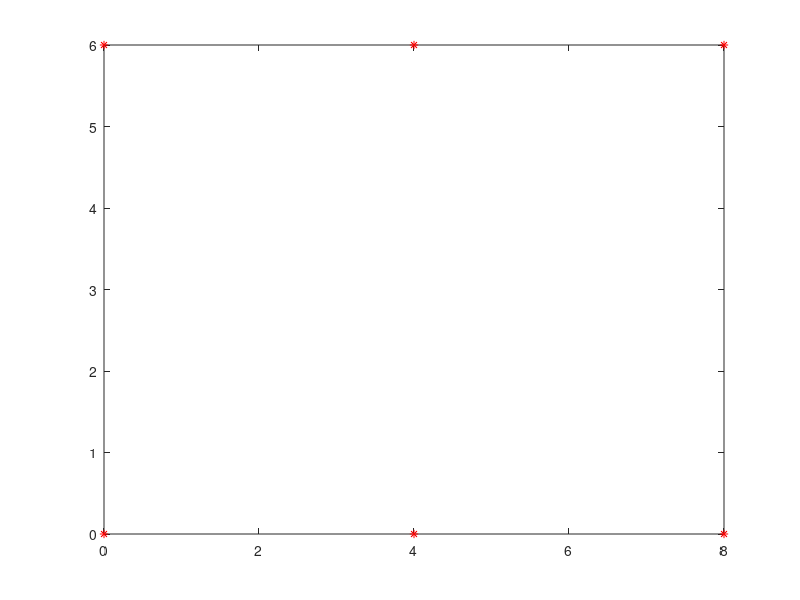

MATLAB code to generate this figure: (Note: this script raises an error after producing the figure.)
% EECS 499 - Homework 3
% Question 1.2
% Author: Krashagi Gupta
% Case ID: kxg360
clear;
clc;

% initialise
%% 1.1
global alpha
global sigmaR
global sigmaPhi
sigmaR = 0.1;
sigmaPhi = 0.09;
alpha = [0.0001, 0.0001, 0.01, 0.0001, 0.0001, 0.0001 ];
Ut = [[1,0.0001]; [1,0.0001];[1,0.0001]; [pi/2, pi/2]; [pi/2, pi/2];[1,0.0001]; [1,0.0001];[1,0.0001]];
Zt = [[2.276, 5.249, 2];[4.321, 5.834, 3];[3.418, 5.869, 3];[3.774, 5.911, 4];
    [2.631, 5.140, 5];[4.770,5.791,6];[3.828, 5.742, 6];[3.153, 5.739, 6]];
m1 = [0, 0];
m2 = [4, 0];
m3 = [8, 0];
m4 = [8, 6];
m5 = [4, 6];
m6 = [0, 6];
map = [m1; m2; m3; m4; m5; m6];
for i = 1:6    
    plot(map(i,1),map(i,2),'r*')
    hold on ;
end

mu0 = [2; 2; 0]; 
zeta0 =  [10^-9 0 0; 0 10^-9 0;0 0 10^-9 ];
c0 = Zt(1,3);

mu_t = [0 ; 0 ; 0];
zeta_t = zeros(3,3);
temp_mu = mu0 ;
temp_zeta  =zeta0 ;
mu_collec = zeros(8, 3);
mu_bar_collec = zeros(8, 3);
zeta_collec = zeros(24, 3);
zeta_bar_collec = zeros(24, 3);

for k = 1: 8    
    [temp_mu ,temp_zeta, mu_t_bar,zeta_t_bar ] = ekf_algo(temp_mu, temp_zeta, Ut(k,:), Zt(k,:), Zt(k,3), map);
    mu_collec(k,:) = temp_mu' ;    
    zeta_collec(1 + 3*(k -1) : 3*k,:)  = temp_zeta ;
    mu_bar_collec(k,:) = mu_t_bar' ;    
    zeta_bar_collec(1 + 3*(k -1) : 3*k,:)  = zeta_t_bar ;
    
end
%  h1 = plot_gaussian_ellipsoid([1 1], [1 0.5; 0.5 1]);
%  h2 = plot_gaussian_ellipsoid([2 1.5], [1 -0.7; -0.7 1]);
%  h3 = plot_gaussian_ellipsoid([0 0], [1 0; 0 1]);
%  set(h2,'color','r'); 
%  set(h3,'color','g');

plot_everything(mu0', Ut, mu_collec, zeta_collec, mu_bar_collec, zeta_bar_collec )
% plot_gaussian_ellipsoid(m, C, sdwidth, npts, axh)
%% ekf function

function [mu_t ,zeta_t, mu_t_bar,zeta_t_bar] = ekf_algo(mu_t_1, zeta_t_1, ut, zt, ct, map)
%    test dimension
 

%    zt
%    ct
   map;
    global alpha
    global sigmaR
    global sigmaPhi
     del_t = 1;
     vt = ut(1,1);
     wt = ut(1,2); 
%     line 2
    theta = mu_t_1(3,1);
    
%    line 3
%    iniialisation     
    gt13 = (-vt/wt)* cos(theta) + (vt/wt)* cos(theta + (wt * del_t));
    gt23 =  (-vt/wt)* sin(theta) + (vt/wt)* sin(theta + (wt * del_t));
    Gt = [1 0 gt13 ; 0 1 gt23 ; 0 0 1]; %% 3* 3 matrix
    
%     line 4
%     initialisation
    vt11  = (-sin(theta)+ sin(theta + (wt*del_t)))/wt ;
    vt12 = (vt/wt^2)*(sin(theta)- sin(theta + (wt * del_t)))  +   (vt * del_t/wt)*(cos(theta + (wt * del_t)));
    vt21 = (cos(theta)- cos(theta + (wt*del_t)))/wt ;
    vt22 = (-vt/wt^2)*(cos(theta)- cos(theta + (wt * del_t)))  +   (vt * del_t/wt)*(sin(theta + (wt * del_t)));
    Vt = [vt11 vt12 ; vt21 vt22; 0 del_t]; %% 3*2 matrix
    
%     line 5
    Mt = [alpha(1)*vt^2 + alpha(2)*wt^2  0; 0 alpha(3)*vt^2 + alpha(4)*wt^2 ];% 2*2 matrix
    
%     line 6
    mu_t_bar = mu_t_1 + [gt23 ; -gt13 ; wt* del_t]; % 3*1 matrix
    
%     line 7
    zeta_t_bar = (Gt * zeta_t_1 * Gt') + (Vt * Mt * Vt');

    
%    line 8
    Qt = [sigmaR^2 0; 0 sigmaPhi^2]; %% 2*2 matrix
   
%     line 9 - > at one time instant only 1 observation
%       line 10
    j = ct;
%      line 11
      
    q = (map(j,1)- mu_t_bar(1,1))^2 + (map(j,2) - mu_t_bar(2,1))^2 ;% single value
    
%     line 12

    zt_cap = [sqrt(q);atan2(map(j,2) - mu_t_bar(2,1),map(j,1) - mu_t_bar(1,1)) - mu_t_bar(3,1)];% 2*1 %% looks wrong the theta value
%     zt

%     line 13
    Ht = [-(map(j,1)- mu_t_bar(1,1))/sqrt(q)   -(map(j,2) - mu_t_bar(2,1))/sqrt(q)  0;
            (map(j,2) - mu_t_bar(2,1))/q   -(map(j,1)- mu_t_bar(1,1))/q    -1 ];  % 2*3 matrix

%         line 14
    St = Ht * zeta_t_bar * Ht' + Qt ; % 2*2 

%     line 15
    %%% how to find inverse of matrix in matab
%     Y = inv(X) matrix must be square
    Kt = zeta_t_bar *   Ht' * inv(St) ;% 3*2
    
%     line 16 
   
%      zt   - zt_cap
    mu_t = mu_t_bar + Kt * (zt(:,1:2)' - zt_cap); % address concern % 3*3
    
%     line 17
%     how to make identity matrix of a given size in matlab
%     I = eye(n)
    zeta_t = (eye(3) - Kt*Ht)* zeta_t_bar;
end
%% plot everything
function [] = plot_everything(x0,Ut, mu_collec,zeta_collec,mu_bar_collec, zeta_bar_collec)   
x0
Ut
mu_collec
zeta_collec
mu_bar_collec
zeta_bar_collec
%     x = 2;
%     y = 2;
%     theta = 0 ;
%     v = pi/2;
%     w = pi/2;
    X = zeros(8, 3)
    global M;
    global delta_t;
    delta_t = 1;
    old_location = x0;
    for t = 1: 8        
        temp_X = move(old_location, Ut(t,:), delta_t);
        line([old_location(1), temp_X(1)], [old_location(2), temp_X(2)], 'Color','black');
        hold on ;
       
        X(t,:) = temp_X;
        old_location = temp_X;
    end
    
    for t = 1:8
         plot(X(t,1),X(t,2),'r*');
        hold on ;
    end 

%     for k = 1 : 1
%          plot_gaussian_ellipsoid( mu_bar_collec(k,:) , zeta_bar_collec(1 + 3*(k -1) : 3 * k,:))        
%     end
    %  h1 = plot_gaussian_ellipsoid([1 1], [1 0.5; 0.5 1]);
%  h2 = plot_gaussian_ellipsoid([2 1.5], [1 -0.7; -0.7 1]);
%  h3 = plot_gaussian_ellipsoid([0 0], [1 0; 0 1]);
%  set(h3,'color','g');
    
    for k = 1 : 8 
        plot_gaussian_ellipsoid( mu_collec(k,:) , zeta_collec(1 + 3*(k -1) : 3 * k,:));
    end
  
end
%% functions
function [new_posi] = move(old_posi, miu, delta_t)
    new_posi = old_posi + [-miu(1)/miu(2) * sin(old_posi(3)) + miu(1)/miu(2) * sin(old_posi(3) + miu(2) * delta_t), miu(1)/miu(2) * cos(old_posi(3)) - miu(1)/miu(2) * cos(old_posi(3) + miu(2) * delta_t), miu(2) * delta_t];
end